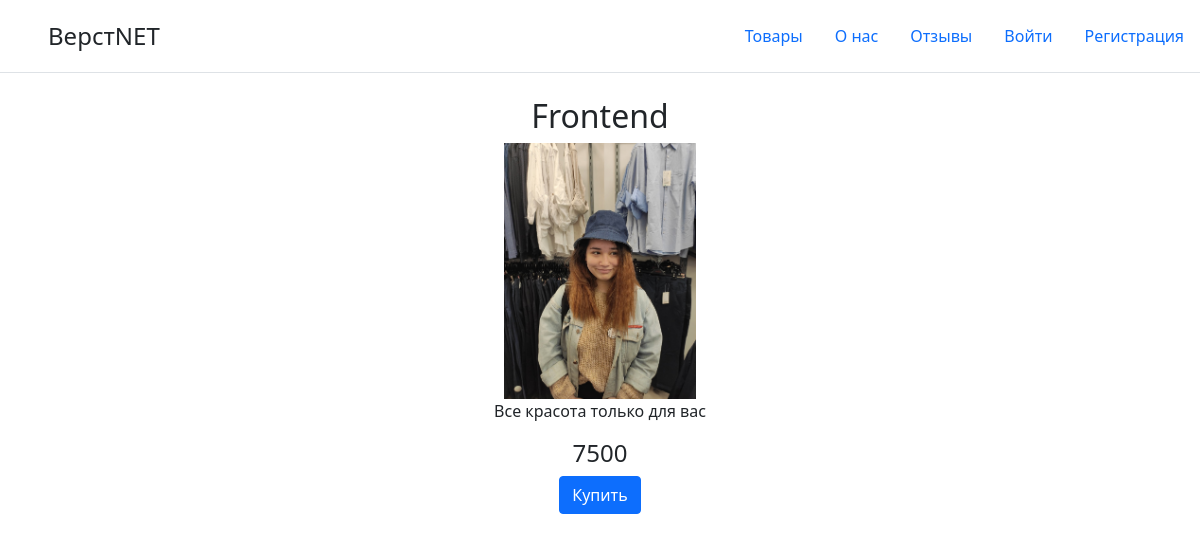
/2, run on the app's committed database.
### data/products.py (models this page shows)
class Products(SqlAlchemyBase, SerializerMixin):
    __tablename__ = 'products'
    id = sqlalchemy.Column(sqlalchemy.Integer,
                           primary_key=True, autoincrement=True)
    name = sqlalchemy.Column(sqlalchemy.String)
    image = sqlalchemy.Column(sqlalchemy.String)
    description = sqlalchemy.Column(sqlalchemy.String)
    cost = sqlalchemy.Column(sqlalchemy.Integer)
    sold = sqlalchemy.Column(sqlalchemy.BOOLEAN)
    time = sqlalchemy.Column(sqlalchemy.DATETIME)

### main.py (the view, shortened to what this page needs)
@app.route('/<int:idProd>', methods=['GET', 'POST'])
def product_page(idProd):
    db_sess = db_session.create_session()
    products = db_sess.query(Products).get(idProd)
    params = {
        'title': "ВерстNET",
        'now_tab': 0,
        'product': products
    }
    return render_template('prod_page.html', **params)

### data/db_session.py (called while the page is built)
def create_session() -> Session:
    global __factory
    return __factory()

### templates/prod_page.html
{% extends "base.html" %}
{% block content %}
<div style="display: block; margin: 0 10%; text-align: center" class="center">
    <form method="post">
    <div>
        <h2>{{ product.name }}</h2>
        <div>
            <img src="{{ product.image }}" style="width: 20%;">
        </div>
        <div>
            <p>{{ product.description }}</p>
        </div>
    </div>
    <h4>{{ product.cost }}</h4>
    <button type="submit" class="btn btn-primary" >Купить</button>
     </form>
</div>
{% endblock %}

### templates/base.html (shortened to what this page needs)
<!DOCTYPE html>
<html lang="ru">
<head>
    <link rel="stylesheet"
		  href="https://stackpath.bootstrapcdn.com/bootstrap/4.2.1/css/bootstrap.min.css"
>
	<link href="https://cdn.jsdelivr.net/npm/bootstrap@5.0.0-beta2/dist/css/bootstrap.min.css"
		  rel="stylesheet"
>
    <link rel="stylesheet" href="static/css/styles.css" type="text/css">
</head>
<body>
      <header class="d-flex flex-wrap justify-content-center py-3 mb-4 border-bottom">
        <a href="/" class="d-flex align-items-center mb-3 mb-md-0 me-md-auto text-dark text-decoration-none">
          <svg class="bi me-2" width="40" height="32"><use xlink:href="#bootstrap"/></svg>
          <span class="fs-4"> ВерстNET</span>
        </a>
        <ul class="nav nav-pills">
          <li class="nav-item"><a href="/" class="nav-link {% if now_tab == 1 %} active {% endif %}">Товары</a></li>
          <li class="nav-item"><a href="/about_us" class="nav-link {% if now_tab == 2 %} active {% endif %}">О нас</a></li>
          <li class="nav-item"><a href="/comments" class="nav-link {% if now_tab == 3 %} active {% endif %}">Отзывы</a></li>
            {% if current_user.is_authenticated %}
                <li class="nav-item"><a href="/bag" class="nav-link {% if now_tab == 6 %} active {% endif %}">Корзина</a></li>
            <li><a class="navbar-brand" href="/logout">{{ current_user.name }}</a></li>
            {% else %}
            <li class="nav-item"><a href="/login" class="nav-link {% if now_tab == 4 %} active {% endif %}">Войти</a></li>
          <li class="nav-item"><a href="/register" class="nav-link {% if now_tab == 5 %} active {% endif %}">Регистрация</a></li>
            {% endif %}
        </ul>
      </header>
      <main>
          {% block content %} {% endblock %}
      </main>
</body>
</html>

### static/css/styles.css (style rules this page uses)
body { background-image: 'background.png' }

### data on the page
Products: name "Frontend", image (picture), description "Все красота только для вас", cost "7500"
